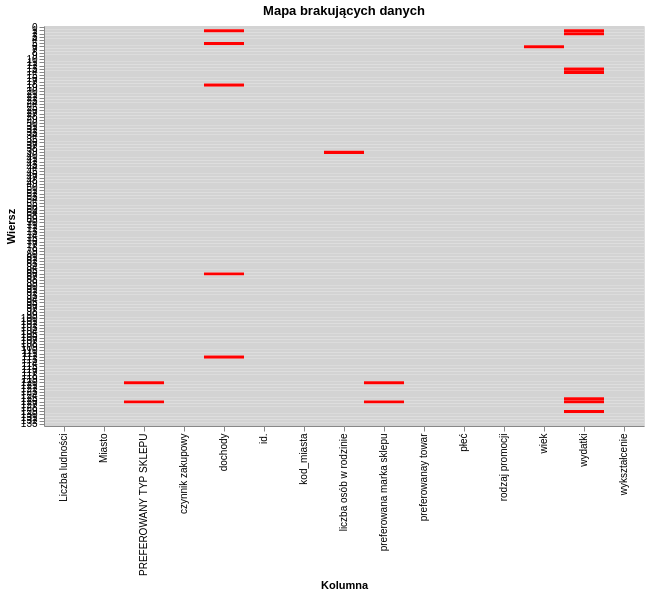

The notebook cell this image was saved under:
### Markdown cell above
Sprawdzenie czy w danych wystepują braki (Null, None) [razem, w wierszach , w kolummnach]

### Code cell
import pandas as pd
import altair as alt
from IPython.display import display, Markdown


def braki_sprawdzenie(dane):
    """
    Analizuje brakujące dane w tabeli.

    Parametry:
        dane (DataFrame): Ramka danych do analizy.

    Zwraca:
        None
    """
    liczba = dane.isnull().sum().sum()
    proc = (liczba / (dane.shape[0] * dane.shape[1]) * 100).round(2)

    display(Markdown('**Analiza brakujących danych:**'))
    display(Markdown('=' * 45))

    if liczba == 0:
        display(Markdown('W tabeli nie stwierdzono brakujących danych!'))
    else:
        display(Markdown(f'Liczba brakujących danych w tabeli: {liczba}'))
        display(Markdown(f'Procent brakujących danych w tabeli: {proc}%'))

        rows_with_missing_data = dane[dane.isnull().any(axis=1)]
        brakujace_dane = rows_with_missing_data.isnull().sum(axis=0)
        udzial_brakujacych_danych = ((rows_with_missing_data.isnull().sum(axis=0) / dane.shape[0]) * 100).round(1)
        wyniki = pd.DataFrame({'liczba': brakujace_dane, 'proc': udzial_brakujacych_danych})
        display(Markdown('**Brakujące dane w zmiennych (kolumny):**'))
        display(wyniki)

        brakujace_dane = rows_with_missing_data.isnull().sum(axis=1)
        udzial_brakujacych_danych = (rows_with_missing_data.isnull().sum(axis=1) / dane.shape[1] * 100).round(1)
        wyniki = pd.DataFrame({'liczba': brakujace_dane, 'proc': udzial_brakujacych_danych})
        display(Markdown('**Brakujące dane w obserwacjach (wiersze):**'))
        display(wyniki)

        # Tworzenie wykresu Altair dla brakujących danych
        dane_altair = dane.isnull().reset_index().melt(id_vars='index')
        dane_altair.columns = ['Wiersz', 'Kolumna', 'Brak']

        heatmap = alt.Chart(dane_altair).mark_rect().encode(
            x=alt.X('Kolumna:N', title='Kolumna'),
            y=alt.Y('Wiersz:O', title='Wiersz'),
            color=alt.condition(
                alt.datum.Brak == True,
                alt.value('red'),
                alt.value('lightgrey')
            ),
            tooltip=['Wiersz', 'Kolumna', 'Brak']
        ).properties(
            width=600,
            height=400,
            title='Mapa brakujących danych'
        )

        display(heatmap)

        display(Markdown('**Tabela z brakującymi danymi:**'))
        display(rows_with_missing_data)

# Przykład użycia
braki_sprawdzenie(baza)





baza['dochody'].fillna(baza['dochody'].mean().round(1), inplace=True)
baza['wydatki'].fillna(baza['wydatki'].mean().round(1), inplace=True)
baza['wiek'].fillna(baza['wiek'].mode()[0], inplace=True)
baza['liczba osób w rodzinie'].fillna(baza['liczba osób w rodzinie'].mode()[0], inplace=True)
baza['PREFEROWANY TYP SKLEPU'].fillna(baza['PREFEROWANY TYP SKLEPU'].mode()[0], inplace=True)
baza['preferowana marka sklepu'].fillna(baza['preferowana marka sklepu'].mode()[0], inplace=True)
baza['wykształcenie'].fillna(baza['wykształcenie'].mode()[0], inplace=True)

### Figure 1 — Vega-Lite specification as saved in the notebook (floating-point values rounded to 4 significant figures; data arrays with more than 128 entries replaced by an {"elided": "..."} marker saying what was removed)
{"config": {"view": {"continuousWidth": 300, "continuousHeight": 300}}, "data": {"name": "data-8a3c25c71c7b282ee1be4b6bec4cfeee"}, "mark": {"type": "rect"}, "encoding": {"color": {"condition": {"test": "(datum.Brak === true)", "value": "red"}, "value": "lightgrey"}, "tooltip": [{"field": "Wiersz", "type": "quantitative"}, {"field": "Kolumna", "type": "nominal"}, {"field": "Brak", "type": "nominal"}], "x": {"field": "Kolumna", "title": "Kolumna", "type": "nominal"}, "y": {"field": "Wiersz", "title": "Wiersz", "type": "ordinal"}}, "height": 400, "title": "Mapa brakujących danych", "width": 600, "$schema": "https://vega.github.io/schema/vega-lite/v5.20.1.json", "datasets": {"data-8a3c25c71c7b282ee1be4b6bec4cfeee": {"elided": "1875 records"}}}
